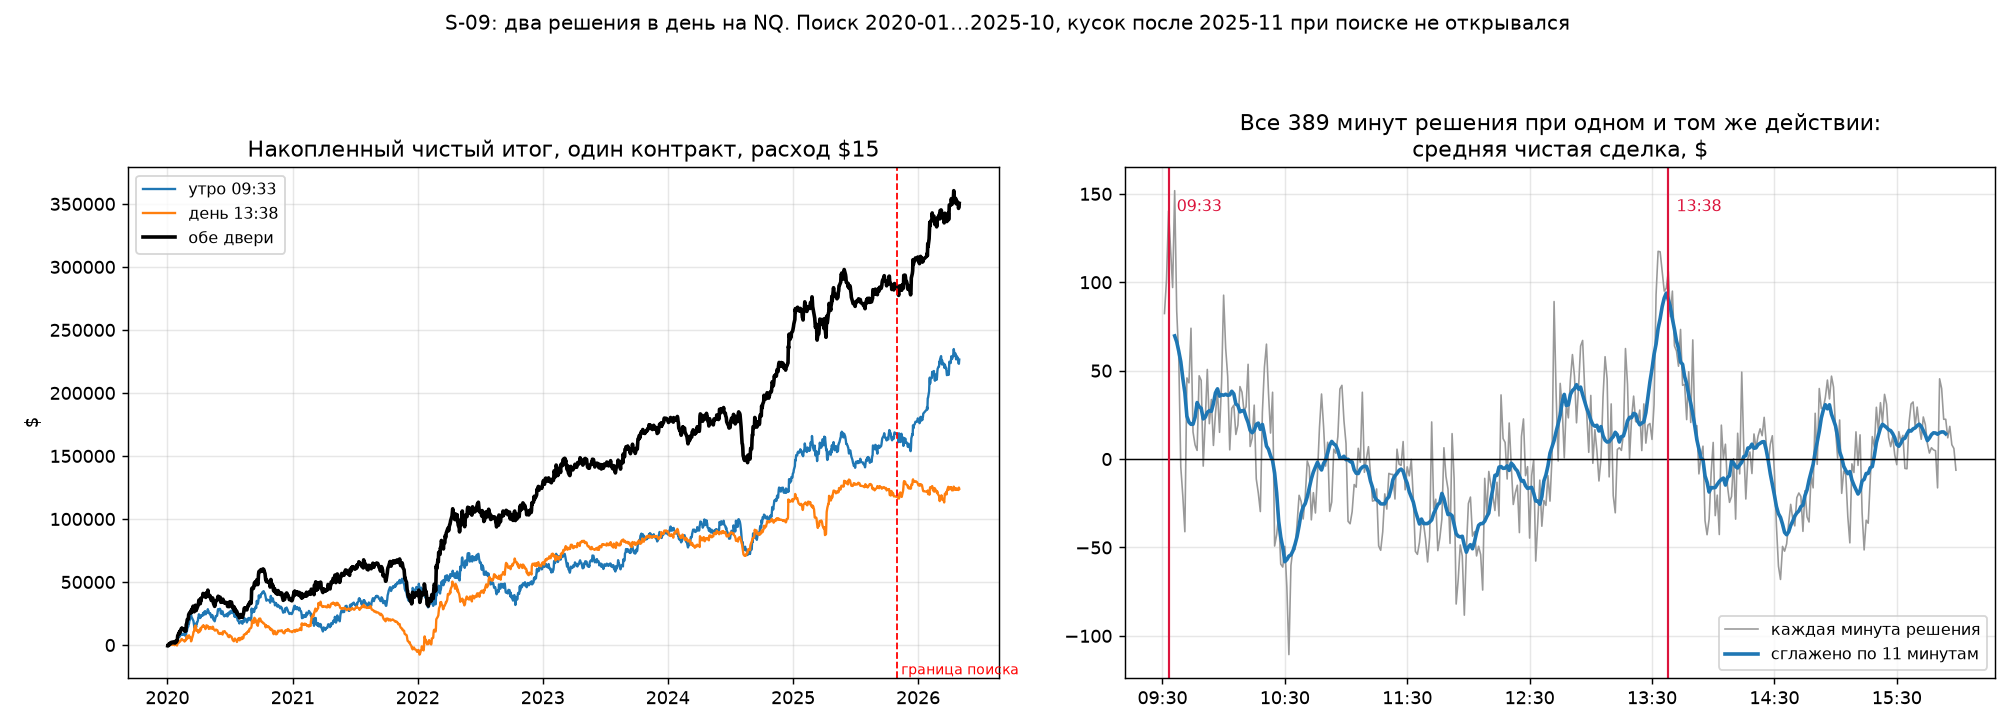

Source code (Python):
"""S-09 — картинка: кривая капитала обеих дверей и профиль часов, из которого
выросла дневная дверь. Считается из trades.csv и clock.csv, ничего не подбирает.
"""
from pathlib import Path
import numpy as np
import pandas as pd
import matplotlib
matplotlib.use('Agg')
import matplotlib.pyplot as plt

HERE = Path(__file__).resolve().parent
d = pd.read_csv(HERE / 'trades.csv')
d['day'] = pd.to_datetime(d['day'], utc=True).dt.tz_localize(None)
clock = pd.read_csv(HERE / 'clock.csv')
S1 = pd.Timestamp('2025-11-01')

fig, ax = plt.subplots(1, 2, figsize=(15.5, 5.6))
fig.suptitle('S-09: два решения в день на NQ. Поиск 2020-01…2025-10, '
             'кусок после 2025-11 при поиске не открывался', fontsize=11)

names = {'utro_0933': 'утро 09:33', 'den_1338': 'день 13:38'}
for k, lbl in names.items():
    s = d[d.door == k].sort_values('day')
    ax[0].plot(s.day, s.net.cumsum(), lw=1.3, label=lbl)
tot = d.groupby('day').net.sum().sort_index()
ax[0].plot(tot.index, tot.cumsum(), lw=2, color='k', label='обе двери')
ax[0].axvline(S1, color='r', ls='--', lw=1)
ax[0].text(S1, ax[0].get_ylim()[0], ' граница поиска', color='r', fontsize=8, va='bottom')
ax[0].set_title('Накопленный чистый итог, один контракт, расход $15')
ax[0].set_ylabel('$'); ax[0].grid(alpha=.3); ax[0].legend(fontsize=9)

c = clock.set_index('минута')
ax[1].plot(c.index, c['средняя'], lw=.9, color='0.6', label='каждая минута решения')
ax[1].plot(c.index, c['средняя'].rolling(11, center=True).mean(), lw=2, label='сглажено по 11 минутам')
ax[1].axhline(0, color='k', lw=.8)
for m, lbl in ((573, '09:33'), (818, '13:38')):
    ax[1].axvline(m, color='crimson', lw=1.2)
    ax[1].text(m + 4, ax[1].get_ylim()[1] * .85, lbl, color='crimson', fontsize=9)
ticks = list(range(570, 961, 60))
ax[1].set_xticks(ticks)
ax[1].set_xticklabels([f'{t//60:02d}:{t%60:02d}' for t in ticks])
ax[1].set_title('Все 389 минут решения при одном и том же действии:\nсредняя чистая сделка, $')
ax[1].grid(alpha=.3); ax[1].legend(fontsize=9)
fig.tight_layout(rect=[0, 0, 1, .93])
fig.savefig(HERE / 'scenes.png', dpi=130)
print(HERE / 'scenes.png')
